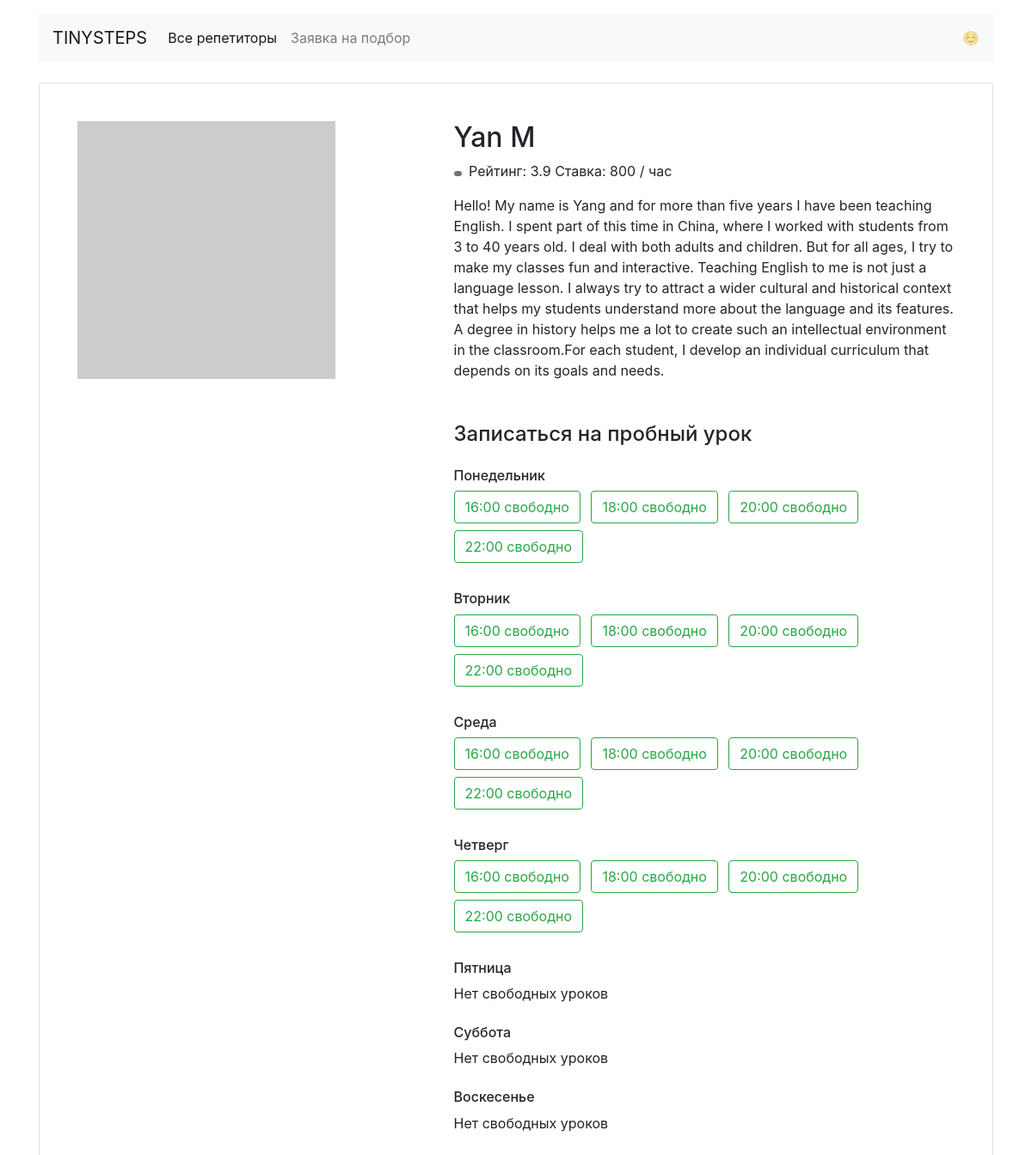
Page /profiles/5/ on the committed database.
### app.py (models this page shows)
class Teacher(db.Model):
    __tablename__ = "teachers"
    id = db.Column(db.Integer, primary_key=True)
    name = db.Column(db.String, nullable=False)
    about = db.Column(db.String, nullable=False)
    rating = db.Column(db.Float, nullable=False)
    picture = db.Column(db.String, nullable=False)
    price = db.Column(db.Integer, nullable=False)
    goals = db.Column(db.String, nullable=False)
    free = db.Column(db.JSON)
    bookings = db.relationship("Booking")

### app.py (the view)
@app.route('/profiles/<id>/')
def render_teacher(id):
    teacher_profile = db.session.query(Teacher).get(int(id))
    if teacher_profile is None:
        return "Что-то не так, но мы все починим:\n{}".format(404)
    return render_template('profile.html', teacher=teacher_profile, goals=goals, days=days,
                           free=json.loads(teacher_profile.free))

### templates/profile.html (shortened to what this page needs)
{% extends 'base.html' %}
  {% block container %}
  <main class="container mt-3">
    <div class="card my-4 mx-auto">
      <div class="card-body m-2 m-md-4">
        <article class="row">
          <div class="col-5"><img src= {{ teacher.picture }} class="img-fluid" alt=""></div>
          <div class="col-7">
            <section class="teacher=info">
              <h1 class="h2">{{ teacher.name }}</h1>
              <p><span class="badge badge-secondary mr-2">{% for goal in teacher.goals %}{{ goals[goal] }} {% endfor %}</span>Рейтинг: {{ teacher.rating }} Ставка: {{ teacher.price }} / час</p>
              <p>{{ teacher.about }}</p>
            </section>
            <section class="available">
              <h4 class="mb-4 mt-5">Записаться на пробный урок</h4>
              {% for free_day, free_time in free.items() %}
                <h6 class="mt-4">{{ days[free_day] }}</h6>
                {% set ns = namespace(freeDay = True) %}
                {% for time, status in free_time.items() %}
                  {% if status == True %}
                    <a href="/booking/{{ teacher.id }}/{{ days[free_day] }}/{{ time }}/" class="btn btn-outline-success mr-2 mb-2">{{ time }} свободно</a>
                  {% set ns.freeDay = False %}
                  {% endif %}
                {% endfor %}
              {% if ns.freeDay %}
                <p>Нет свободных уроков</p>
              {% endif %}
              {% endfor %}
            </section>
          </div>
        </article>
      </div>
    </div>
  </main>
</body>
</html>
 {% endblock %}

### rows in the picture
Teacher: name "Yan M", rating "3.9", price "800", about "Hello! My name is Yang and for more than five years I have been teaching English. I spent part of this time in China, where I worked with students from 3 to 40 years old. I deal with both adults and children. But for all ages, I try to make my classes fun and interactive. Teaching English to me is not just a language lesson. I always try to attract a wider cultural and historical context that helps my students understand more about the language and its features. A degree in history helps me a lot to create such an intellectual environment in the classroom.For each student, I develop an individual curriculum that depends on its goals and needs."

### other values in the picture
{{ days[free_day] }} "Понедельник" "Вторник" "Среда" "Четверг" "Пятница" "Суббота" "Воскесенье"
{{ time }} "16:00" "18:00" "20:00" "22:00" "16:00" "18:00" "20:00" "22:00" "16:00" "18:00" "20:00" "22:00" "16:00" "18:00" "20:00" "22:00"
